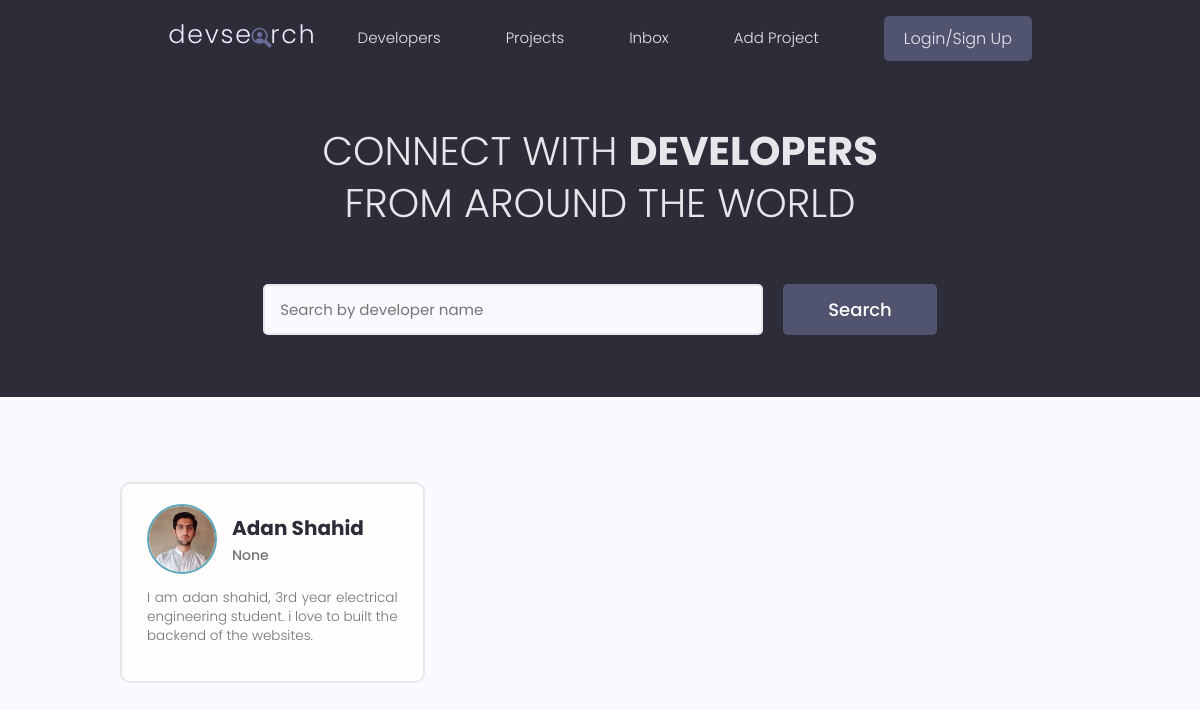
The app's page /, older data.
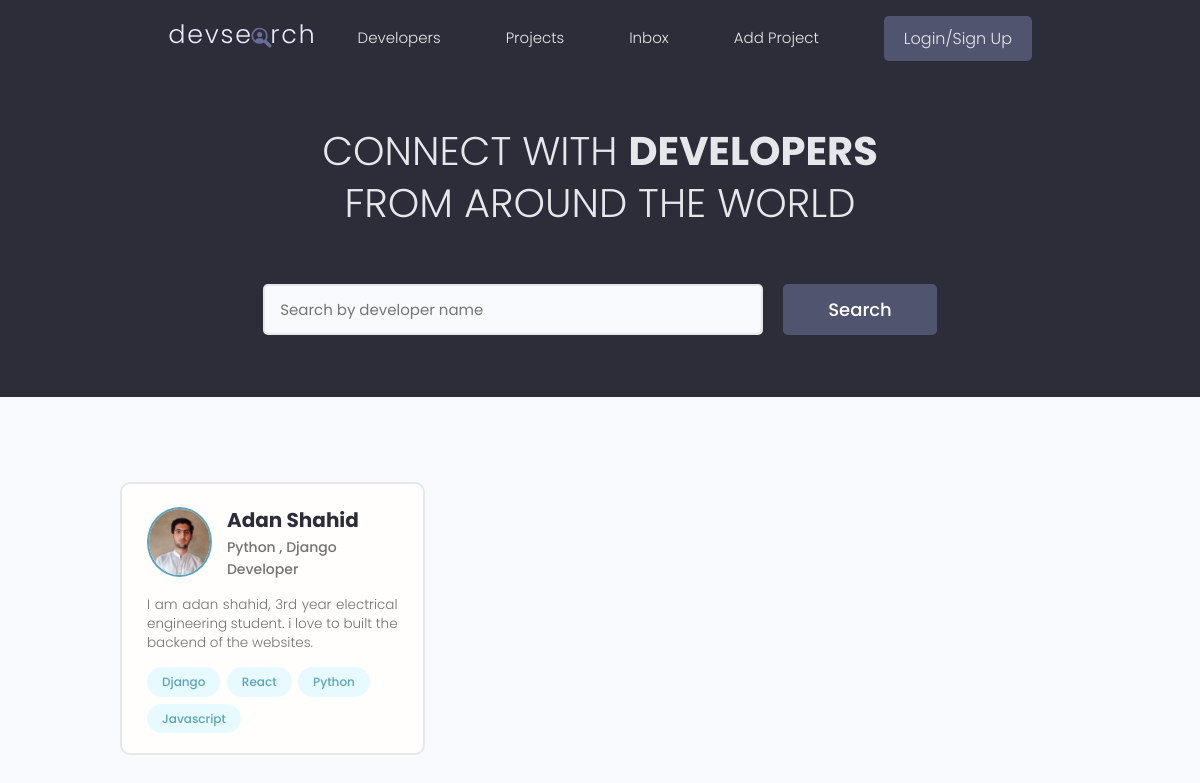
The same page, newer data.
### users/models.py (models this page shows, shortened)
class Profile(models.Model):
    user = models.OneToOneField(User, on_delete=models.CASCADE, null=True, blank=True)
    username = models.CharField(max_length=200, blank=True, null=True)
    location = models.CharField(max_length=200, blank=True, null=True)
    name = models.CharField(max_length=200, blank=True, null=True)
    email = models.EmailField(max_length=500, blank=True, null=True,)
    short_intro = models.CharField(max_length=200, blank=True, null=True)
    bio = models.TextField(blank=True, null=True)
    profile_image = models.ImageField(null=True, blank=True, upload_to='profiles/', default= "profiles/user-default.png")
    social_github = models.CharField(max_length=200, blank=True, null=True)
    social_twitter = models.CharField(max_length=200, blank=True, null=True)
    social_youtube = models.CharField(max_length=200, blank=True, null=True)
    social_linkedin = models.CharField(max_length=200, blank=True, null=True)
    social_website = models.CharField(max_length=200, blank=True, null=True)
    created = models.DateTimeField(auto_now_add=True)
    id = models.UUIDField(default=uuid.uuid4, unique=True, primary_key=True, editable=False)

class Skill(models.Model):
    owner = models.ForeignKey(Profile, on_delete=models.CASCADE, null=True)
    name = models.CharField(max_length=200, blank=True, null=True)
    description = models.TextField(blank=True, null=True)
    created = models.DateTimeField(auto_now_add=True)
    id = models.UUIDField(default=uuid.uuid4, unique=True, primary_key=True, editable=False)
    def __str__(self):
        return str(self.name)

### users/views.py (the view)
# urls.py: path('', views.profiles, name="profiles"),
def profiles(request):
    profiles = Profile.objects.all()
    skills = Skill.objects.all()
    context = {'profiles':profiles,
               'skills':skills}
    return render(request, 'users/profiles.html', context)

### users/templates/users/profiles.html (shortened to what this page needs)
{% extends 'main.html' %}
{% block content1 %}
<main class="home">
    <section class="hero-section text-center">
      <div class="container container--narrow">
        <div class="hero-section__box">
          <h2>CONNECT WITH <span>DEVELOPERS</span></h2>
          <h2>FROM AROUND THE WORLD</h2>
        </div>
        <div class="hero-section__search">
          <form class="form" action="#" method="get">
            <div class="form__field">
              <input class="input input--text" id="formInput#search" type="text" name="text"
                placeholder="Search by developer name" />
            </div>
            <input class="btn btn--sub btn--lg" type="submit" value="Search" />
          </form>
        </div>
      </div>
    </section>
    <section class="devlist">
      <div class="container">
        <div class="grid grid--three">
           {% for profile in profiles %}
            <div class="column card">
            <div class="dev">
              <a href="{% url 'user-profile' profile.id %}" class="card__body">
                <div class="dev__profile">
                  <img class="avatar avatar--md" src="{{ profile.profile_image.url }}" alt="image" />
                  <div class="dev__meta">
                    <h3>{{profile.name}}</h3>
                    <h5>{{profile.short_intro|slice:"60"}}</h5>
                  </div>
                </div>
                <p class="dev__info">{{profile.bio|slice:"150"}}</p>
                <div class="dev__skills">
                    {% for skill in skills|slice:"5" %}
                  <span class="tag tag--pill tag--main">
                    <small>{{skill}}</small>
                  </span>
                  {% endfor %}
                </div>
              </a>
            </div>
          </div>
          {% endfor %}
        </div>
      </div>
    </section>
  </main>
{% endblock content1 %}

### templates/main.html (shortened to what this page needs)
{% load static %}
<!DOCTYPE html>
<html lang="en">
<head>
    <link rel="stylesheet" href="https://cdn.iconmonstr.com/1.3.0/css/iconmonstr-iconic-font.min.css" />
    <link rel="stylesheet" href="{% static 'uikit/styles/uikit.css' %}" />
    <link rel="stylesheet" href="{% static 'styles/app.css' %}" />
</head>
<body>
    {% include 'navbar.html' %}
    {% block content1 %}{% endblock content1 %}
</body>
</html>

### templates/navbar.html
{% load static %}
<header class="header">
    <div class="container container--narrow">
      <a href="{% url 'profiles' %}" class="header__logo">
        <img src="{% static 'img/logo.svg' %}" alt="DevSearch Logo" />
      </a>
      <nav class="header__nav">
        <ul class="header__menu">
          <li class="header__menuItem"><a href="{% url 'profiles' %}">Developers</a></li>
          <li class="header__menuItem"><a href="{% url 'projects' %}">Projects</a></li>
          <li class="header__menuItem"><a href="">Inbox</a></li>
          <li class="header__menuItem"><a href="{% url 'create_form' %}">Add Project</a></li>
          <li class="header__menuItem"><a href="" class="btn btn--sub">Login/Sign Up</a></li>
      </nav>
    </div>
  </header>

### static/styles/app.css (style rules this page uses)
:root { --color-sub: #2d2d39; }
.btn--sub { background-color: var(--color-sub-light); }
.card { border: 2px solid var(--color-light); }
img { width: 100%; }
.header { position: sticky; z-index: 111; background-color: var(--color-sub); padding: 1.5rem 0; }
.header > .container { display: flex; justify-content: space-between; align-items: center; }
.header__logo > img { height: 3.8rem; }
.header__nav > ul { display: inline-flex; align-items: center; list-style: none; gap: 6.5rem; }
.header__menuItem > a { color: var(--color-light); font-weight: 300; }
.hero-section { height: 40vh; display: flex; align-items: center; background-color: var(--color-sub); }
.hero-section__box { margin-bottom: 4rem; }
.hero-section__box > h2, .hero-section__box > h2 > span { font-size: 4rem; color: var(--color-light); line-height: 1.3; text-transform: uppercase; }
.hero-section__box > h2 { font-weight: 300; }
.hero-section__box > h2 > span { font-weight: 700; }
.hero-section__search > .form { display: flex; align-items: center; justify-content: center; gap: 2rem; }
.hero-section__search > .form input.input--text { width: 50rem; }
.devlist { margin-top: 8rem; }
.devlist .grid { align-items: stretch; }
.devlist .dev .dev__profile { display: flex; align-items: center; gap: 1.5rem; }
.devlist .dev .dev__meta h3 { color: var(--color-sub); font-size: 2rem; font-weight: 700; }
.devlist .dev .dev__meta h5 { color: var(--color-text); font-size: 1.4rem; font-weight: 500; }
.devlist .dev .dev__info { margin: 1.5rem 0; font-size: 1.35rem; line-height: 1.4; text-align: justify; }

### static/uikit/styles/modules/_variables.css (style rules this page uses)
:root { --color-main: #5aa5b9; --color-main-light: #e6faff; --color-sub: #3f4156; --color-sub-light: #51546e; --color-sub-lighter: #ededfd; --color-text: #737373; --color-gray: #8b8b8b; --color-light: #e5e7eb; --color-light-gray: #767676; --color-bg: #f8fafd; --color-white: #fffefd; --color-white-light: #f3f3f3; --color-success: #359e64; --color-success-bg: #def8e8; --color-error: #fc4b0b; --color-error-bg: #fff2ee; --font-base: 'Poppins', arial, helvetica, 'Segoe UI', roboto, ubuntu, sans-serif; --font-monospace: 'Fira Code', 'Courier New', courier, monospace; --font-regular: 300; --font-medium: 500; --font-bold: 700; --generic-shadow: 1px 1px 5px #00000010; --generic-transition: all 0.3s ease-in-out; }

### static/uikit/styles/modules/_base.css (style rules this page uses)
* { margin: 0; padding: 0; box-sizing: border-box; text-rendering: optimizeLegibility; color: inherit; font-size: inherit; }
html { font-size: 50%; }
@media only screen and (min-width: 480px) { html { font-size: 56.25%; } }
@media only screen and (min-width: 1200px) { html { font-size: 62.5%; } }
body { line-height: 1.6; font-weight: 400; font-size: 1.5rem; color: var(--color-text); background-color: var(--color-bg); min-height: 100vh; }

### static/uikit/styles/modules/_typography.css (style rules this page uses)
* { font-family: var(--font-base); }
h2 { font-size: 3.6rem; font-weight: var(--font-bold); }
h3 { font-size: 3.2rem; font-weight: var(--font-medium); }
h5 { font-size: 2.4rem; font-weight: var(--font-medium); }
h5, h6 { font-weight: var(--font-regular); }
p, span, strong { font-size: 1.6rem; color: var(--color-text); font-weight: var(--font-regular); }
a { padding-bottom: 2px; text-decoration: none; display: inline-block; color: var(--color-main); font-weight: var(--font-medium); }

### static/uikit/styles/modules/_utilities.css (style rules this page uses)
.container { width: 92%; max-width: 165rem; margin: 0 auto; box-sizing: border-box; }
.container--narrow { width: 92%; max-width: 120rem; }
@media screen and (min-width: 1000px) { .container { width: 90%; } }
@media screen and (min-width: 1000px) { .container--narrow { width: 85%; } }
@media screen and (min-width: 1200px) { .container { width: 80%; } }
@media screen and (min-width: 1200px) { .container--narrow { width: 72%; } }
.text-center { text-align: center; }

### static/uikit/styles/modules/_avatar.css (style rules this page uses)
.avatar { border-radius: 50%; border: 2px solid var(--color-main); object-fit: cover; }
.avatar--md { height: 7rem; width: 7rem; }

### static/uikit/styles/modules/_button.css (style rules this page uses)
.btn { display: inline-block; position: relative; cursor: pointer; background-color: var(--color-light); font-weight: var(--font-medium); color: var(--color-sub); text-decoration: none; padding: 1rem 2rem; border-radius: 0.5rem; border: none; width: -webkit-fit-content; width: -moz-fit-content; width: fit-content; height: -webkit-fit-content; height: -moz-fit-content; height: fit-content; font-size: 1.6rem; outline-width: 0; outline-color: transparent; -webkit-backface-visibility: hidden; backface-visibility: hidden; transition: all 0.3s ease-in-out; }
.btn--sub { background-color: var(--color-sub); color: var(--color-white); }
.btn--lg { font-size: 1.8rem; padding: 1.2rem 4.5rem; }

Row changes from the older to the newer data that the page shows:
changed Profile "Adan Shahid": short_intro "None" → "Python , Django Developer"
added Skill: name "Django"
added Skill: name "React"
added Skill: name "Python"
added Skill: name "Javascript"
